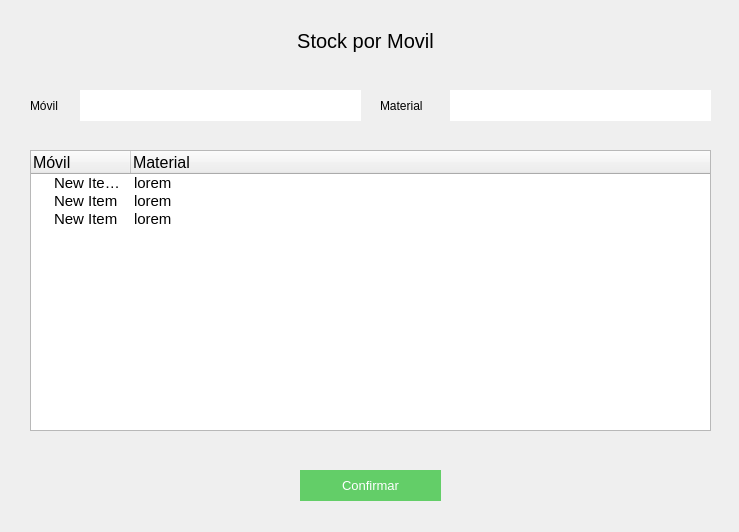
<?xml version="1.0" encoding="UTF-8"?>
<ui version="4.0">
 <class>Form</class>
 <widget class="QWidget" name="Form">
  <property name="geometry">
   <rect>
    <x>0</x>
    <y>0</y>
    <width>739</width>
    <height>532</height>
   </rect>
  </property>
  <property name="windowTitle">
   <string>Form</string>
  </property>
  <widget class="QLabel" name="label_2">
   <property name="geometry">
    <rect>
     <x>250</x>
     <y>20</y>
     <width>231</width>
     <height>41</height>
    </rect>
   </property>
   <property name="styleSheet">
    <string notr="true">font-size:20px;
</string>
   </property>
   <property name="text">
    <string>Stock por Movil</string>
   </property>
   <property name="alignment">
    <set>Qt::AlignCenter</set>
   </property>
  </widget>
  <widget class="QLabel" name="label">
   <property name="geometry">
    <rect>
     <x>30</x>
     <y>90</y>
     <width>41</width>
     <height>31</height>
    </rect>
   </property>
   <property name="styleSheet">
    <string notr="true">font: 11pt &quot;MS Shell Dlg 2&quot;;
text-align:center;</string>
   </property>
   <property name="text">
    <string>Móvil</string>
   </property>
  </widget>
  <widget class="QLineEdit" name="se_input_1">
   <property name="geometry">
    <rect>
     <x>80</x>
     <y>90</y>
     <width>281</width>
     <height>31</height>
    </rect>
   </property>
   <property name="styleSheet">
    <string notr="true">border:none;
background-color: rgb(255, 255, 255);
font: 11pt &quot;MS Shell Dlg 2&quot;;</string>
   </property>
   <property name="text">
    <string/>
   </property>
  </widget>
  <widget class="QLineEdit" name="se_input_2">
   <property name="geometry">
    <rect>
     <x>450</x>
     <y>90</y>
     <width>261</width>
     <height>31</height>
    </rect>
   </property>
   <property name="styleSheet">
    <string notr="true">border:none;
background-color: rgb(255, 255, 255);
font: 11pt &quot;MS Shell Dlg 2&quot;;</string>
   </property>
   <property name="text">
    <string/>
   </property>
  </widget>
  <widget class="QLabel" name="label_3">
   <property name="geometry">
    <rect>
     <x>380</x>
     <y>90</y>
     <width>61</width>
     <height>31</height>
    </rect>
   </property>
   <property name="styleSheet">
    <string notr="true">font: 11pt &quot;MS Shell Dlg 2&quot;;
text-align:center;</string>
   </property>
   <property name="text">
    <string>Material</string>
   </property>
  </widget>
  <widget class="QTreeWidget" name="se_tabla">
   <property name="geometry">
    <rect>
     <x>30</x>
     <y>150</y>
     <width>681</width>
     <height>281</height>
    </rect>
   </property>
   <column>
    <property name="text">
     <string>Móvil</string>
    </property>
    <property name="font">
     <font>
      <pointsize>12</pointsize>
     </font>
    </property>
   </column>
   <column>
    <property name="text">
     <string>Material</string>
    </property>
    <property name="font">
     <font>
      <pointsize>12</pointsize>
     </font>
    </property>
   </column>
   <item>
    <property name="text">
     <string>New Item lorem ipsum </string>
    </property>
    <property name="font">
     <font>
      <pointsize>11</pointsize>
     </font>
    </property>
    <property name="text">
     <string>lorem</string>
    </property>
    <property name="font">
     <font>
      <pointsize>11</pointsize>
     </font>
    </property>
   </item>
   <item>
    <property name="text">
     <string>New Item</string>
    </property>
    <property name="font">
     <font>
      <pointsize>11</pointsize>
     </font>
    </property>
    <property name="text">
     <string>lorem</string>
    </property>
    <property name="font">
     <font>
      <pointsize>11</pointsize>
     </font>
    </property>
   </item>
   <item>
    <property name="text">
     <string>New Item</string>
    </property>
    <property name="font">
     <font>
      <pointsize>11</pointsize>
     </font>
    </property>
    <property name="text">
     <string>lorem</string>
    </property>
    <property name="font">
     <font>
      <pointsize>11</pointsize>
     </font>
    </property>
   </item>
  </widget>
  <widget class="QPushButton" name="se_btn_confirmar">
   <property name="geometry">
    <rect>
     <x>300</x>
     <y>470</y>
     <width>141</width>
     <height>31</height>
    </rect>
   </property>
   <property name="styleSheet">
    <string notr="true">background-color: rgb(99, 206, 104);
color:white;
font-size:10pt;
border:none;</string>
   </property>
   <property name="text">
    <string>Confirmar</string>
   </property>
  </widget>
 </widget>
 <tabstops>
  <tabstop>se_input_2</tabstop>
  <tabstop>se_input_1</tabstop>
  <tabstop>se_tabla</tabstop>
 </tabstops>
 <resources/>
 <connections/>
</ui>
